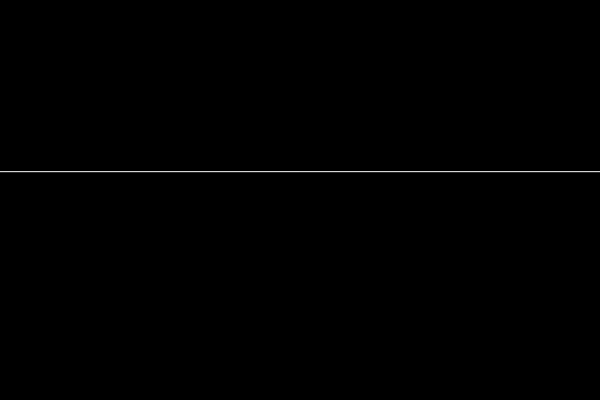
Frame 1 (no input)
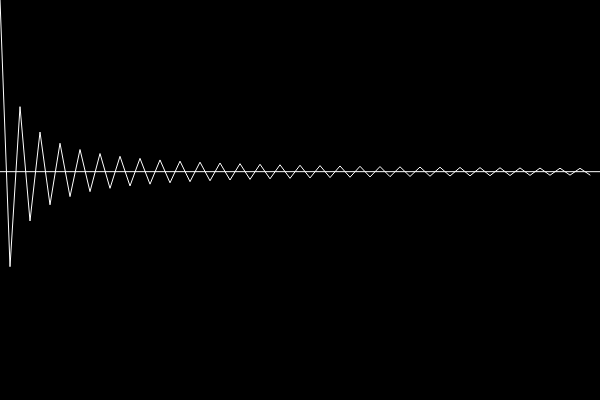
Frame 60 (no input)
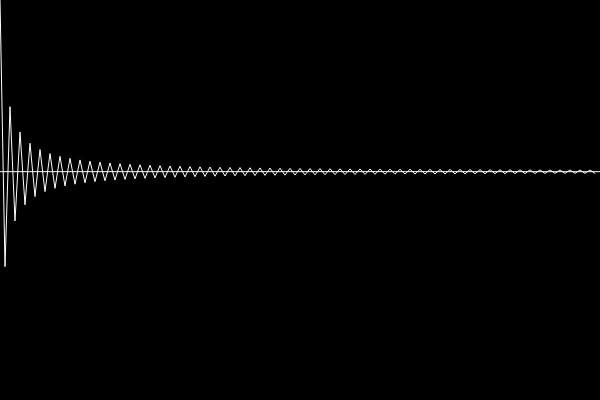
Frame 120 (the mouse pressed at the canvas centre since frame 60)

The p5.js sketch that drew these frames (run headless with seeded random() and noise() and a simulated clock; from frame 60 on, the mouse is pressed at the canvas centre):

// p5.js sketch
// ── sketch.js
let pi = 0;
let iterations = 0;
const history = [];
let div;

const minY = 2;
const maxY = 4;

function setup() {
  createCanvas(600, 400);
  div = createDiv("").style("font-size", "64pt");
}

function draw() {
  background(0);

  let den = iterations * 2 + 1;
  if (iterations % 2 === 0) {
    pi += 4 / den;
  } else {
    pi -= 4 / den;
  }
  history.push(pi);

  stroke(255);
  noFill();

  const piY = map(PI, minY, maxY, height, 0);
  line(0, piY, width, piY);

  beginShape();
  const spacing = width / history.length;
  for (let i = 0; i < history.length; i++) {
    const x = i * spacing;
    const y = map(history[i], minY, maxY, height, 0);
    vertex(x, y);
  }
  endShape();

  div.html(pi);
  iterations++;
}
